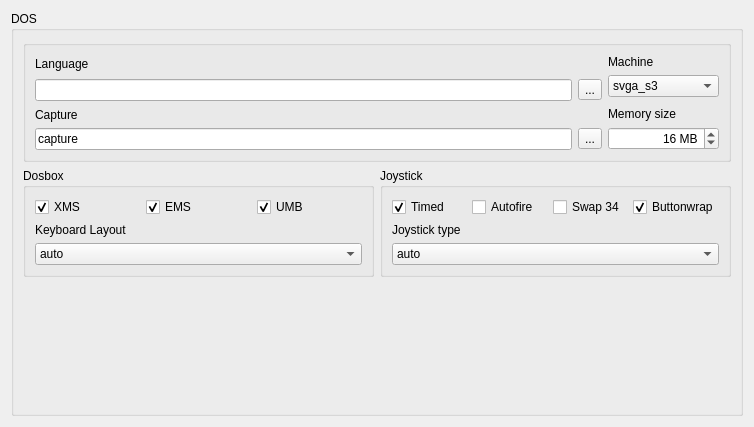
     <widget class="QWidget" name="pageDos">
      <layout class="QGridLayout" name="gridLayout_13">
       <item row="0" column="0">
        <widget class="QGroupBox" name="groupBox_13">
         <property name="title">
          <string>DOS</string>
         </property>
         <layout class="QGridLayout" name="gridLayout_12">
          <item row="0" column="0" colspan="2">
           <widget class="QGroupBox" name="groupBox_10">
            <property name="title">
             <string/>
            </property>
            <layout class="QGridLayout" name="gridLayout_11">
             <item row="0" column="0">
              <layout class="QVBoxLayout" name="verticalLayout_49">
               <item>
                <widget class="QLabel" name="label_46">
                 <property name="text">
                  <string>Language</string>
                 </property>
                 <property name="buddy">
                  <cstring>lineEdit_4</cstring>
                 </property>
                </widget>
               </item>
               <item>
                <layout class="QHBoxLayout" name="horizontalLayout_11">
                 <item>
                  <widget class="QLineEdit" name="lineEdit_4">
                   <property name="toolTip">
                    <string>Select another language file.</string>
                   </property>
                   <property name="statusTip">
                    <string>Select another language file.</string>
                   </property>
                   <property name="whatsThis">
                    <string>Select another language file.</string>
                   </property>
                  </widget>
                 </item>
                 <item>
                  <widget class="QToolButton" name="toolButton_6">
                   <property name="text">
                    <string>...</string>
                   </property>
                  </widget>
                 </item>
                </layout>
               </item>
              </layout>
             </item>
             <item row="0" column="1">
              <layout class="QVBoxLayout" name="verticalLayout_50">
               <property name="bottomMargin">
                <number>4</number>
               </property>
               <item>
                <widget class="QLabel" name="label_47">
                 <property name="text">
                  <string>Machine</string>
                 </property>
                 <property name="buddy">
                  <cstring>comboBox_32</cstring>
                 </property>
                </widget>
               </item>
               <item>
                <widget class="QComboBox" name="comboBox_32">
                 <property name="toolTip">
                  <string>The type of machine tries to emulate.</string>
                 </property>
                 <property name="statusTip">
                  <string>The type of machine tries to emulate.</string>
                 </property>
                 <property name="whatsThis">
                  <string>The type of machine tries to emulate.</string>
                 </property>
                 <property name="currentIndex">
                  <number>6</number>
                 </property>
                 <item>
                  <property name="text">
                   <string>hercules</string>
                  </property>
                 </item>
                 <item>
                  <property name="text">
                   <string>cga</string>
                  </property>
                 </item>
                 <item>
                  <property name="text">
                   <string>tandy</string>
                  </property>
                 </item>
                 <item>
                  <property name="text">
                   <string>pcjr</string>
                  </property>
                 </item>
                 <item>
                  <property name="text">
                   <string>ega</string>
                  </property>
                 </item>
                 <item>
                  <property name="text">
                   <string>vgaonly</string>
                  </property>
                 </item>
                 <item>
                  <property name="text">
                   <string>svga_s3</string>
                  </property>
                 </item>
                 <item>
                  <property name="text">
                   <string>svga_et3000</string>
                  </property>
                 </item>
                 <item>
                  <property name="text">
                   <string>svga_et4000</string>
                  </property>
                 </item>
                 <item>
                  <property name="text">
                   <string>svga_paradise</string>
                  </property>
                 </item>
                 <item>
                  <property name="text">
                   <string>vesa_nolfb</string>
                  </property>
                 </item>
                 <item>
                  <property name="text">
                   <string>vesa_oldvbe</string>
                  </property>
                 </item>
                </widget>
               </item>
              </layout>
             </item>
             <item row="1" column="0">
              <layout class="QVBoxLayout" name="verticalLayout_51">
               <item>
                <widget class="QLabel" name="label_48">
                 <property name="text">
                  <string>Capture</string>
                 </property>
                 <property name="buddy">
                  <cstring>lineEdit_5</cstring>
                 </property>
                </widget>
               </item>
               <item>
                <layout class="QHBoxLayout" name="horizontalLayout_12">
                 <item>
                  <widget class="QLineEdit" name="lineEdit_5">
                   <property name="toolTip">
                    <string>Directory where things like wave, midi, screenshot get captured.</string>
                   </property>
                   <property name="statusTip">
                    <string>Directory where things like wave, midi, screenshot get captured.</string>
                   </property>
                   <property name="whatsThis">
                    <string>Directory where things like wave, midi, screenshot get captured.</string>
                   </property>
                   <property name="text">
                    <string>capture</string>
                   </property>
                  </widget>
                 </item>
                 <item>
                  <widget class="QToolButton" name="toolButton_7">
                   <property name="text">
                    <string>...</string>
                   </property>
                  </widget>
                 </item>
                </layout>
               </item>
              </layout>
             </item>
             <item row="1" column="1">
              <layout class="QVBoxLayout" name="verticalLayout_52">
               <item>
                <widget class="QLabel" name="label_49">
                 <property name="text">
                  <string>Memory size</string>
                 </property>
                 <property name="buddy">
                  <cstring>spinBox_6</cstring>
                 </property>
                </widget>
               </item>
               <item>
                <widget class="QSpinBox" name="spinBox_6">
                 <property name="toolTip">
                  <string>Amount of memory DOSBox has in megabytes.
This value is best left at its default to avoid
problems with some games, though few games
might require a higher value. There is generally
no speed advantage when raising this value.</string>
                 </property>
                 <property name="whatsThis">
                  <string>Amount of memory DOSBox has in megabytes.
This value is best left at its default to avoid
problems with some games, though few games
might require a higher value. There is generally
no speed advantage when raising this value.</string>
                 </property>
                 <property name="alignment">
                  <set>Qt::AlignRight|Qt::AlignTrailing|Qt::AlignVCenter</set>
                 </property>
                 <property name="accelerated">
                  <bool>true</bool>
                 </property>
                 <property name="suffix">
                  <string> MB</string>
                 </property>
                 <property name="prefix">
                  <string/>
                 </property>
                 <property name="minimum">
                  <number>2</number>
                 </property>
                 <property name="maximum">
                  <number>64</number>
                 </property>
                 <property name="singleStep">
                  <number>2</number>
                 </property>
                 <property name="value">
                  <number>16</number>
                 </property>
                </widget>
               </item>
              </layout>
             </item>
            </layout>
           </widget>
          </item>
          <item row="1" column="0">
           <widget class="QGroupBox" name="groupBox_11">
            <property name="title">
             <string>Dosbox</string>
            </property>
            <layout class="QVBoxLayout" name="verticalLayout_46">
             <item>
              <layout class="QHBoxLayout" name="horizontalLayout_9">
               <item>
                <widget class="QCheckBox" name="checkBox_13">
                 <property name="toolTip">
                  <string>Enable XMS support</string>
                 </property>
                 <property name="statusTip">
                  <string>Enable XMS support</string>
                 </property>
                 <property name="whatsThis">
                  <string>Enable XMS support</string>
                 </property>
                 <property name="text">
                  <string>XMS</string>
                 </property>
                 <property name="checked">
                  <bool>true</bool>
                 </property>
                </widget>
               </item>
               <item>
                <widget class="QCheckBox" name="checkBox_14">
                 <property name="toolTip">
                  <string>Enable EMS support</string>
                 </property>
                 <property name="statusTip">
                  <string>Enable EMS support</string>
                 </property>
                 <property name="whatsThis">
                  <string>Enable EMS support</string>
                 </property>
                 <property name="accessibleName">
                  <string/>
                 </property>
                 <property name="text">
                  <string>EMS</string>
                 </property>
                 <property name="checked">
                  <bool>true</bool>
                 </property>
                </widget>
               </item>
               <item>
                <widget class="QCheckBox" name="checkBox_15">
                 <property name="toolTip">
                  <string>Enable UMB support</string>
                 </property>
                 <property name="statusTip">
                  <string>Enable UMB support</string>
                 </property>
                 <property name="whatsThis">
                  <string>Enable UMB support</string>
                 </property>
                 <property name="text">
                  <string>UMB</string>
                 </property>
                 <property name="checked">
                  <bool>true</bool>
                 </property>
                </widget>
               </item>
              </layout>
             </item>
             <item>
              <layout class="QVBoxLayout" name="verticalLayout_45">
               <item>
                <widget class="QLabel" name="label_17">
                 <property name="text">
                  <string>Keyboard Layout</string>
                 </property>
                 <property name="buddy">
                  <cstring>comboBox_30</cstring>
                 </property>
                </widget>
               </item>
               <item>
                <widget class="QComboBox" name="comboBox_30">
                 <property name="toolTip">
                  <string>Language code of the keyboard layout (or none)</string>
                 </property>
                 <property name="statusTip">
                  <string>Language code of the keyboard layout (or none)</string>
                 </property>
                 <property name="whatsThis">
                  <string>Language code of the keyboard layout (or none)</string>
                 </property>
                 <item>
                  <property name="text">
                   <string>auto</string>
                  </property>
                 </item>
                 <item>
                  <property name="text">
                   <string>Bulgarian</string>
                  </property>
                 </item>
                 <item>
                  <property name="text">
                   <string>Croatian</string>
                  </property>
                 </item>
                 <item>
                  <property name="text">
                   <string>Czech</string>
                  </property>
                 </item>
                 <item>
                  <property name="text">
                   <string>Dutch</string>
                  </property>
                 </item>
                 <item>
                  <property name="text">
                   <string>Finnish</string>
                  </property>
                 </item>
                 <item>
                  <property name="text">
                   <string>French</string>
                  </property>
                 </item>
                 <item>
                  <property name="text">
                   <string>German/Austrian</string>
                  </property>
                 </item>
                 <item>
                  <property name="text">
                   <string>Greek</string>
                  </property>
                 </item>
                 <item>
                  <property name="text">
                   <string>Hungarian</string>
                  </property>
                 </item>
                 <item>
                  <property name="text">
                   <string>Italian</string>
                  </property>
                 </item>
                 <item>
                  <property name="text">
                   <string>Norwegian</string>
                  </property>
                 </item>
                 <item>
                  <property name="text">
                   <string>Russian</string>
                  </property>
                 </item>
                 <item>
                  <property name="text">
                   <string>Slovakian</string>
                  </property>
                 </item>
                 <item>
                  <property name="text">
                   <string>Spanish</string>
                  </property>
                 </item>
                 <item>
                  <property name="text">
                   <string>Swedish</string>
                  </property>
                 </item>
                </widget>
               </item>
              </layout>
             </item>
            </layout>
           </widget>
          </item>
          <item row="1" column="1">
           <widget class="QGroupBox" name="groupBox_12">
            <property name="title">
             <string>Joystick</string>
            </property>
            <layout class="QVBoxLayout" name="verticalLayout_48">
             <item>
              <layout class="QHBoxLayout" name="horizontalLayout_10">
               <item>
                <widget class="QCheckBox" name="checkBox_16">
                 <property name="toolTip">
                  <string>Enable timed intervals for axis.
(False is old style behaviour.)</string>
                 </property>
                 <property name="statusTip">
                  <string>Enable timed intervals for axis.  (False is old style behaviour.)</string>
                 </property>
                 <property name="whatsThis">
                  <string>Enable timed intervals for axis.
(False is old style behaviour.)</string>
                 </property>
                 <property name="text">
                  <string>Timed</string>
                 </property>
                 <property name="checked">
                  <bool>true</bool>
                 </property>
                </widget>
               </item>
               <item>
                <widget class="QCheckBox" name="checkBox_17">
                 <property name="toolTip">
                  <string>Continuously fires as long as
you keep the button pressed.</string>
                 </property>
                 <property name="statusTip">
                  <string>Continuously fires as long as you keep the button pressed.</string>
                 </property>
                 <property name="whatsThis">
                  <string>Continuously fires as long as you keep the button pressed.</string>
                 </property>
                 <property name="text">
                  <string>Autofire</string>
                 </property>
                </widget>
               </item>
               <item>
                <widget class="QCheckBox" name="checkBox_18">
                 <property name="toolTip">
                  <string>Swap the 3rd and the 4th axis.
Can be useful for certain joysticks.</string>
                 </property>
                 <property name="statusTip">
                  <string>Swap the 3rd and the 4th axis. Can be useful for certain joysticks.</string>
                 </property>
                 <property name="whatsThis">
                  <string>Swap the 3rd and the 4th axis.
Can be useful for certain joysticks.</string>
                 </property>
                 <property name="text">
                  <string>Swap 34</string>
                 </property>
                </widget>
               </item>
               <item>
                <widget class="QCheckBox" name="checkBox_19">
                 <property name="toolTip">
                  <string>Enable button wrapping at the
number of emulated buttons.</string>
                 </property>
                 <property name="statusTip">
                  <string>Enable button wrapping at the number of emulated buttons.</string>
                 </property>
                 <property name="whatsThis">
                  <string>Enable button wrapping at the
number of emulated buttons.</string>
                 </property>
                 <property name="text">
                  <string>Buttonwrap</string>
                 </property>
                 <property name="checked">
                  <bool>true</bool>
                 </property>
                </widget>
               </item>
              </layout>
             </item>
             <item>
              <layout class="QVBoxLayout" name="verticalLayout_47">
               <item>
                <widget class="QLabel" name="label_45">
                 <property name="text">
                  <string>Joystick type</string>
                 </property>
                 <property name="buddy">
                  <cstring>comboBox_31</cstring>
                 </property>
                </widget>
               </item>
               <item>
                <widget class="QComboBox" name="comboBox_31">
                 <property name="toolTip">
                  <string>Type of joystick to emulate:

auto (Default - Chooses emulation depending on real joystick(s).),
none (Disables joystick emulation),
2axis (Supports two joysticks),
4axis (Supports one joystick, first joystick used),
4axis_2 (Supports one joystick, second joystick used),
fcs (Thrustmaster),
ch (CH Flightstick).</string>
                 </property>
                 <property name="whatsThis">
                  <string>Type of joystick to emulate:

auto (Default - Chooses emulation depending on real joystick(s).),
none (Disables joystick emulation),
2axis (Supports two joysticks),
4axis (Supports one joystick, first joystick used),
4axis_2 (Supports one joystick, second joystick used),
fcs (Thrustmaster),
ch (CH Flightstick).</string>
                 </property>
                 <item>
                  <property name="text">
                   <string>auto</string>
                  </property>
                 </item>
                 <item>
                  <property name="text">
                   <string>none</string>
                  </property>
                 </item>
                 <item>
                  <property name="text">
                   <string>2axis</string>
                  </property>
                 </item>
                 <item>
                  <property name="text">
                   <string>4axis</string>
                  </property>
                 </item>
                 <item>
                  <property name="text">
                   <string>4axis_2</string>
                  </property>
                 </item>
                 <item>
                  <property name="text">
                   <string>fcs</string>
                  </property>
                 </item>
                 <item>
                  <property name="text">
                   <string>ch</string>
                  </property>
                 </item>
                </widget>
               </item>
              </layout>
             </item>
            </layout>
           </widget>
          </item>
          <item row="2" column="0" colspan="2">
           <spacer name="verticalSpacer_4">
            <property name="orientation">
             <enum>Qt::Vertical</enum>
            </property>
            <property name="sizeHint" stdset="0">
             <size>
              <width>708</width>
              <height>127</height>
             </size>
            </property>
           </spacer>
          </item>
         </layout>
        </widget>
       </item>
      </layout>
     </widget>
